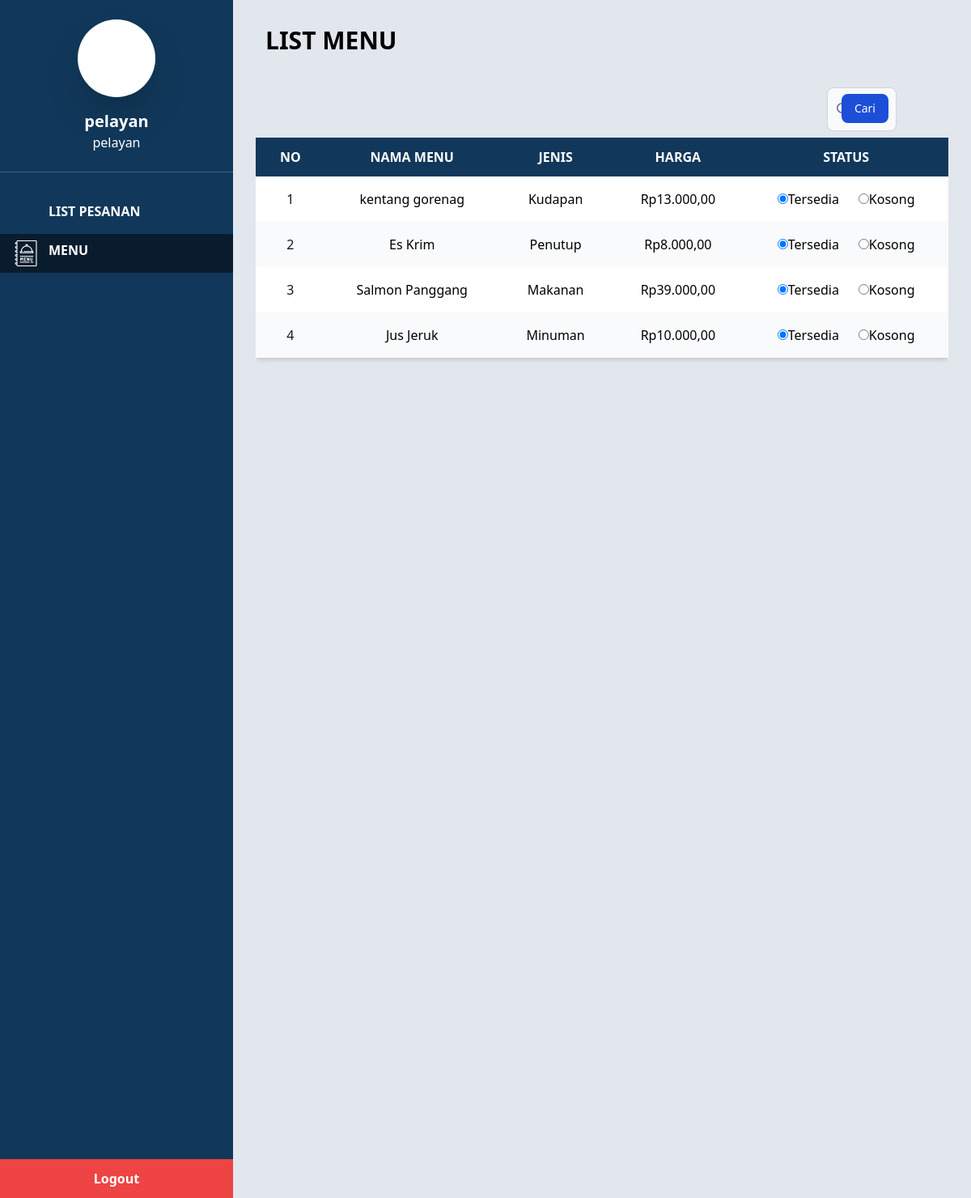
The page /public/pages/chef/ketersediaanmenu.php (signed in) on the database its author committed.
### tables this page shows
CREATE TABLE `karyawan` (
  `id_karyawan` int(11) NOT NULL,
  `nama` varchar(100) DEFAULT NULL,
  `kontak` varchar(15) DEFAULT NULL,
  `jabatan` enum('pelayan','koki','kasir','manager') DEFAULT NULL,
  `password_karyawan` varchar(255) DEFAULT NULL,
  `alamat` varchar(255) DEFAULT NULL
);

CREATE TABLE `menu` (
  `id_menu` int(11) NOT NULL,
  `nama_menu` varchar(100) DEFAULT NULL,
  `harga` decimal(10,2) DEFAULT NULL,
  `jenis_menu` enum('Makanan','Minuman','Penutup','Kudapan') NOT NULL,
  `kapasitas_menu` int(11) DEFAULT NULL,
  `status_menu` enum('Sedia','Tidak Sedia') NOT NULL,
  `deskripsi_Menu` text DEFAULT NULL,
  `gambar_menu` varchar(255) DEFAULT NULL,
  `rekomendasi` enum('ya','tidak') DEFAULT 'tidak'
);

### public/pages/chef/ketersediaanmenu.php (the view, shortened to what this page needs)
<?php
include_once "koneksi.php";
  $id_karyawan = $_SESSION['id_karyawan'];
  $query = "SELECT nama, jabatan FROM karyawan WHERE id_karyawan = ?";
  $stmt = $conn->prepare($query);
  $stmt->bind_param("i", $id_karyawan);
  $stmt->execute();
  $result = $stmt->get_result();
  if ($result->num_rows > 0) {
    $pegawai = $result->fetch_assoc();
    if (isset($pegawai['nama']) && isset($pegawai['jabatan'])) {
      $nama = $pegawai['nama'];
      $jabatan = $pegawai['jabatan'];
    } else {
      die('Data pegawai tidak lengkap.');
    }
  } else {
    die('Data pegawai tidak ditemukan.');
  }
function getMenuList($searchTerm = "") {
    global $conn;
    $sql = "SELECT id_menu, nama_menu, jenis_menu, harga, status_menu FROM menu";
    $stmt = $conn->prepare($sql);
    $stmt->execute();
    $result = $stmt->get_result();
    $menuList = "";
    if ($result->num_rows > 0) {
        $no = 1;
        while($row = $result->fetch_assoc()) {
            $menuList .= "<tr class='odd:bg-white even:bg-gray-50 text-center'>";
            $menuList .= "<th scope='row' class='px-6 py-4 font-medium text-gray-900 whitespace-nowrap '>" . $no++ . "</th>";
            $menuList .= "<td class='px-6 py-4'>" . $row["nama_menu"] . "</td>";
            $menuList .= "<td class='px-6 py-4'>" . $row["jenis_menu"] . "</td>";
            $menuList .= "<td class='px-6 py-4'>Rp" . number_format($row["harga"], 2, ',', '.') . "</td>";
            $menuList .= "<td class='px-6 py-4 justify-center gap-6 flex '>";
            $menuList .= "<div><input id='lk_" . $row["id_menu"] . "' type='radio' name='Ketersediaan[" . $row["id_menu"] . "]' value='Sedia' " . ($row["status_menu"] == 'Sedia' ? 'checked' : '') . " onchange='updateStatus(" . $row["id_menu"] . ", \"Sedia\")'>";
            $menuList .= "<label for='lk_" . $row["id_menu"] . "'>Tersedia</label></div>";
            $menuList .= "<div><input id='pr_" . $row["id_menu"] . "' type='radio' name='Ketersediaan[" . $row["id_menu"] . "]' value='Kosong' " . ($row["status_menu"] == '' ? 'checked' : '') . " onchange='updateStatus(" . $row["id_menu"] . ", \"Kosong\")'>";
            $menuList .= "<label for='pr_" . $row["id_menu"] . "'>Kosong</label></div>";
            $menuList .= "</td></tr>";
        }
    } else {
        $menuList .= "<tr><td colspan='5'>Tidak ada data</td></tr>";
    }
    return $menuList;
}
?>
<!DOCTYPE html>
<html lang="en">
<head>
  <link href="./../../css/output.css" rel="stylesheet">
</head>
<body class="bg-gray-100 font-sans antialiased">
  <div class="flex">
    <div class="w-72 bg-[#11385a] text-white flex flex-col h-screen">
        <div class="flex items-center justify-center p-6 border-b border-[#355e91]">
            <div class="text-center">
                <div class="w-24 h-24 bg-white rounded-full mx-auto shadow-2xl"></div>
                <h2 class="mt-4 text-xl font-semibold"><?php echo htmlspecialchars($nama); ?></h2>
          <p><?php echo htmlspecialchars($jabatan); ?></p>
            </div>
        </div>
        <nav class="flex flex-col mt-6 ">
            <a href="./listpesanan.php" class="px-4 py-2 my-1 flex flex-row font-semibold hover:bg-[#091c2d]">
                <img src="./../../image/list.png" class="w-8 mr-3" alt="">
                <div class="">LIST PESANAN</div>
            </a>
            <a href="./ketersediaanmenu.php" class="px-4 py-2 flex my-1 flex-row font-semibold  bg-[#091c2d]">
                <img src="./../../image/menu.png" class="w-8 mr-3" alt="">
                <div class="font-semibold  ">MENU</div>
            </a>
        </nav>
        <div class="flex flex-col mt-auto text-center">
        <button id="logoutButton" class="p-3 font-bold bg-red-500 text-white hover:bg-red-600">Logout</button>
      </div>
    </div>
    <div class="flex-1 overflow-hidden h-screen bg-[#e2e6ed] overflow-y-auto">
        <div class="w-full text-3xl my-8 font-semibold mx-10">
            LIST MENU
        </div>
        <div class="grid grid-cols-4 mt-10 mx-7">
          <div></div>
          <div></div>
          <div>
            <div>
              <form class="flex justify-end px-16" method="GET" action="">
                  <div class="relative">
                      <div class="absolute inset-y-0 start-0 flex items-center ps-3 pointer-events-none">
                      </div>
                      <button type="submit" class="text-white absolute end-2.5 bottom-2.5 bg-blue-700 hover:bg-blue-800 focus:ring-4 focus:outline-none focus:ring-blue-300 font-medium rounded-lg text-sm px-4 py-2 dark:bg-blue-600 dark:hover:bg-blue-700 dark:focus:ring-blue-800">Cari</button>
                  </div>
              </form>
            </div>
          </div>
        </div>
        <div class="mt-2 mx-7 h-screen overflow-y-scroll">
            <div class="relative shadow-md">
                <table class="w-full">
                    <thead class="uppercase bg-[#11385a] text-white">
                        <tr>
                            <th scope="col" class="px-6 py-3">no</th>
                            <th scope="col" class="px-6 py-3">Nama menu</th>
                            <th scope="col" class="px-6 py-3">jenis</th>
                            <th scope="col" class="px-6 py-3">harga</th>
                            <th scope="col" class="px-6 py-3">status</th>
                        </tr>
                    </thead>
                    <tbody>
                        <?php
                        $searchTerm = isset($_GET['search']) ? $_GET['search'] : "";
                        echo getMenuList($searchTerm);
                        ?>
                    </tbody>
                </table>
            </div>
        </div>
    </div>
  </div>
</body>
</html>

### rows shown on the page
karyawan: nama "pelayan", jabatan "pelayan"
menu: nama_menu "kentang gorenag", jenis_menu "Kudapan", harga "13.000,00", status_menu "☑ Tersedia", status_menu "☐ Kosong"
menu: nama_menu "Es Krim", jenis_menu "Penutup", harga "8.000,00", status_menu "☑ Tersedia", status_menu "☐ Kosong"
menu: nama_menu "Salmon Panggang", jenis_menu "Makanan", harga "39.000,00", status_menu "☑ Tersedia", status_menu "☐ Kosong"
menu: nama_menu "Jus Jeruk", jenis_menu "Minuman", harga "10.000,00", status_menu "☑ Tersedia", status_menu "☐ Kosong"
